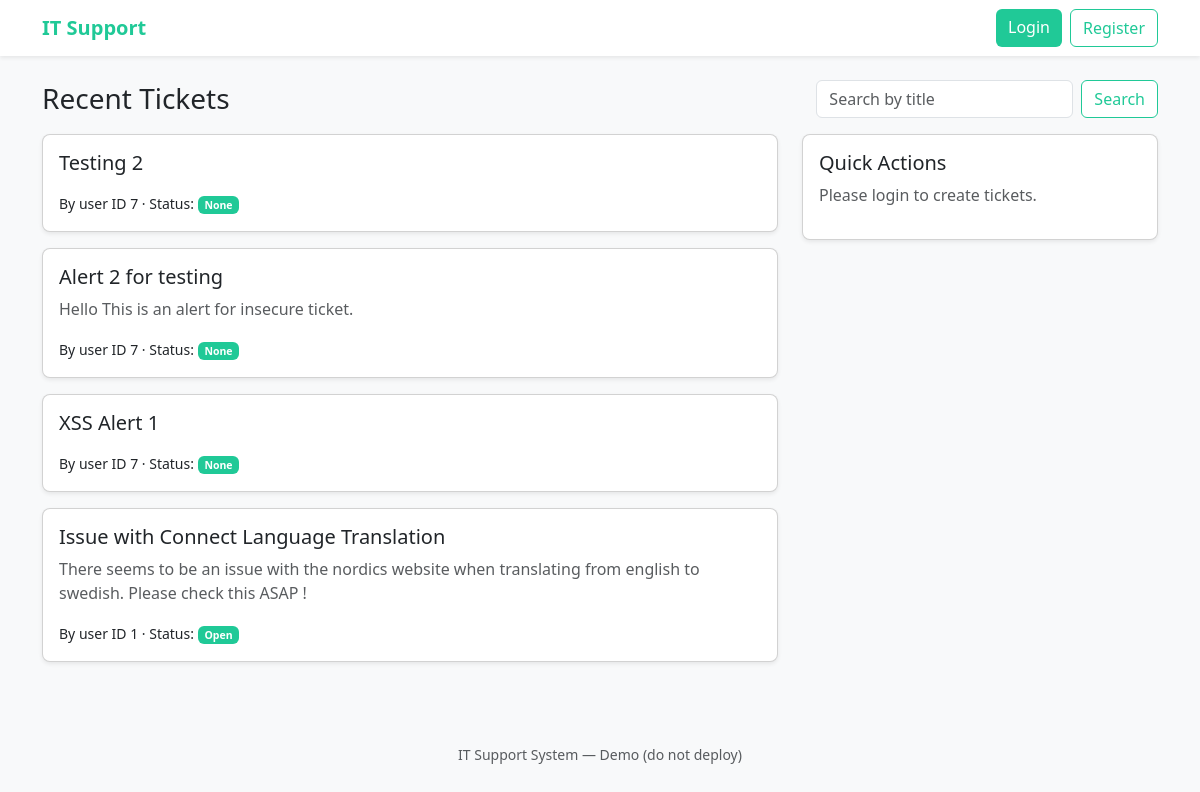
Before: / with the older database file.
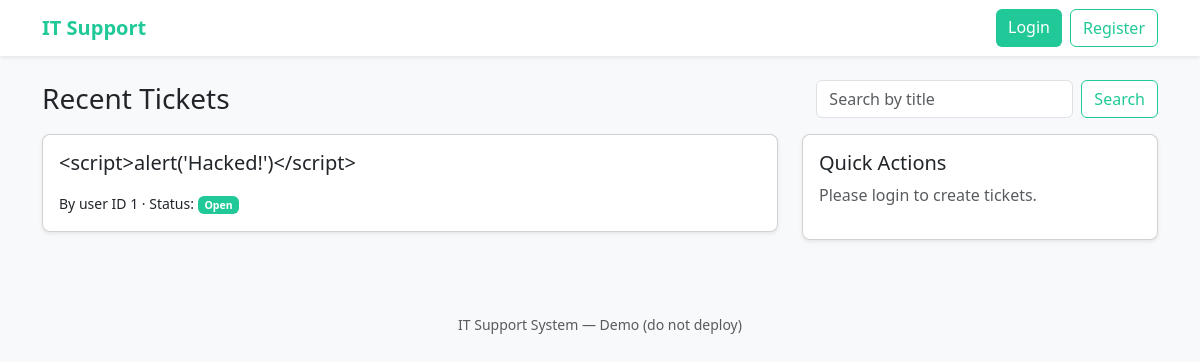
After: the same page with the newer database file.
### tables this page shows
CREATE TABLE tickets (
            id INTEGER PRIMARY KEY AUTOINCREMENT,
            title TEXT,
            description TEXT,
            creator INTEGER,
            status TEXT DEFAULT 'Open'
        );

### app.py (the view)
@app.route("/")
def index():
    q = request.args.get("q", "")
    if q:
        tickets = unsafe_exec(
            f"SELECT * FROM tickets WHERE title LIKE '%{q}%'"
        )
    else:
        tickets = unsafe_exec("SELECT * FROM tickets ORDER BY id DESC")
    return render_template("index.html", tickets=tickets, q=q)

### app.py (called while the page is built)
def get_conn():
    conn = getattr(g, "_conn", None)
    if conn is None:
        conn = sqlite3.connect(DB_PATH)
        conn.row_factory = sqlite3.Row
        g._conn = conn
    return conn

@app.teardown_appcontext
def close_conn(exc):
    conn = getattr(g, "_conn", None)
    if conn is not None:
        conn.close()

def unsafe_exec(sql):
    conn = get_conn()
    cur = conn.cursor()
    try:
        cur.execute(sql)
        if sql.strip().lower().startswith("select"):
            rows = cur.fetchall()
            conn.commit()
            return rows
        conn.commit()
        return None
    except Exception as e:
        print("SQL ERROR:", sql)
        print("Exception:", e)
        raise

### templates/index.html (shortened to what this page needs)
{% extends "base.html" %}
{% block content %}
<div class="d-flex justify-content-between align-items-center mb-3">
  <h3 class="mb-0">Recent Tickets</h3>
  <form class="d-flex" method="get" action="{{ url_for('index') }}">
    <input class="form-control me-2" name="q" placeholder="Search by title" value="{{ q }}">
    <button class="btn btn-outline-teal">Search</button>
  </form>
</div>
<div class="row">
  <div class="col-md-8">
    {% for t in tickets %}
      <div class="card mb-3 shadow-sm">
        <div class="card-body">
          <h5 class="card-title">{{ t['title'] }}</h5>
          <p class="card-text text-muted">{{ t['description']|safe }}</p>
          <p class="mb-0"><small>By user ID {{ t['creator'] }} · Status: <span class="badge bg-teal">{{ t['status'] }}</span></small></p>
        </div>
      </div>
    {% else %}
      <p class="text-muted">No tickets yet.</p>
    {% endfor %}
  </div>
  <div class="col-md-4">
    <div class="card shadow-sm">
      <div class="card-body">
        <h5>Quick Actions</h5>
        {% if session.get('username') %}
          <a href="{{ url_for('new_ticket') }}" class="btn btn-teal w-100">Create Ticket</a>
        {% else %}
          <p class="text-muted">Please login to create tickets.</p>
        {% endif %}
      </div>
    </div>
  </div>
</div>
{% endblock %}

### templates/base.html (shortened to what this page needs)
<!doctype html>
<html lang="en">
<head>
  <link href="https://cdn.jsdelivr.net/npm/bootstrap@5.3.0/dist/css/bootstrap.min.css" rel="stylesheet">
  <link rel="stylesheet" href="{{ url_for('static', filename='css/style.css') }}">
</head>
<body class="bg-light">
  <nav class="navbar navbar-expand-lg navbar-white shadow-sm">
    <div class="container">
      <a class="navbar-brand text-teal fw-bold" href="{{ url_for('index') }}">IT Support</a>
      <div class="d-flex">
        {% if session.get('username') %}
          <span class="me-3">Signed in as <strong>{{ session['username'] }}</strong></span>
          <a class="btn btn-outline-teal me-2" href="{{ url_for('new_ticket') }}">New Ticket</a>
          {% if session.get('is_admin') %}
            <a class="btn btn-dark me-2" href="{{ url_for('admin_dashboard') }}">Admin</a>
          {% endif %}
          <a class="btn btn-danger" href="{{ url_for('logout') }}">Logout</a>
        {% else %}
          <a class="btn btn-teal me-2" href="{{ url_for('login') }}">Login</a>
          <a class="btn btn-outline-teal" href="{{ url_for('register') }}">Register</a>
        {% endif %}
      </div>
    </div>
  </nav>
  <div class="container py-4">
    {% block content %}{% endblock %}
  </div>
  <footer class="text-center py-3 mt-4">
    <small class="text-muted">IT Support System — Demo (do not deploy)</small>
  </footer>
</body>
</html>

### static/css/style.css (style rules this page uses)
:root { --teal: #20c997; --teal-dark: #198f73; --teal-light: #e6fcf7; }
.text-teal { color: var(--teal) !important; }
.btn-teal { background-color: var(--teal); color: #fff; border: none; }
.btn-outline-teal { color: var(--teal); border-color: var(--teal); background: white; }
.badge.bg-teal { background-color: var(--teal); color: #fff; }
.navbar-white { background-color: #fff; }
body { background-color: #f8f9fa; }
.card { border-radius: 0.5rem; }

Changed rows visible on the page:
removed tickets: title "Testing 2", creator "7", status "None"
removed tickets: title "Alert 2 for testing", description "Hello This is an alert for insecure ticket.", creator "7", status "None"
removed tickets: title "XSS Alert 1", creator "7", status "None"
changed tickets "Open": title "Issue with Connect Language Translation" → "<script>alert('Hacked!')</script>"; description "There seems to be an issue with the nordics website when translating from english to swedish. Please check this ASAP !" → (not shown)
